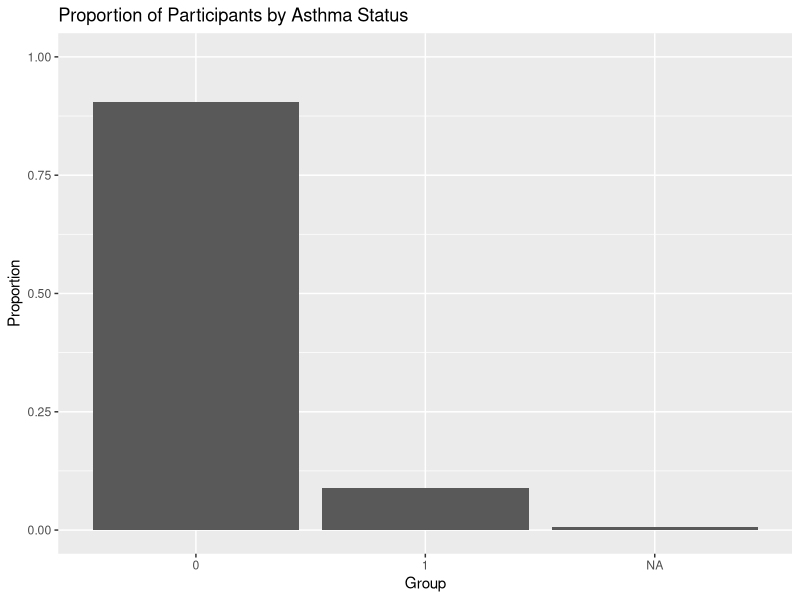
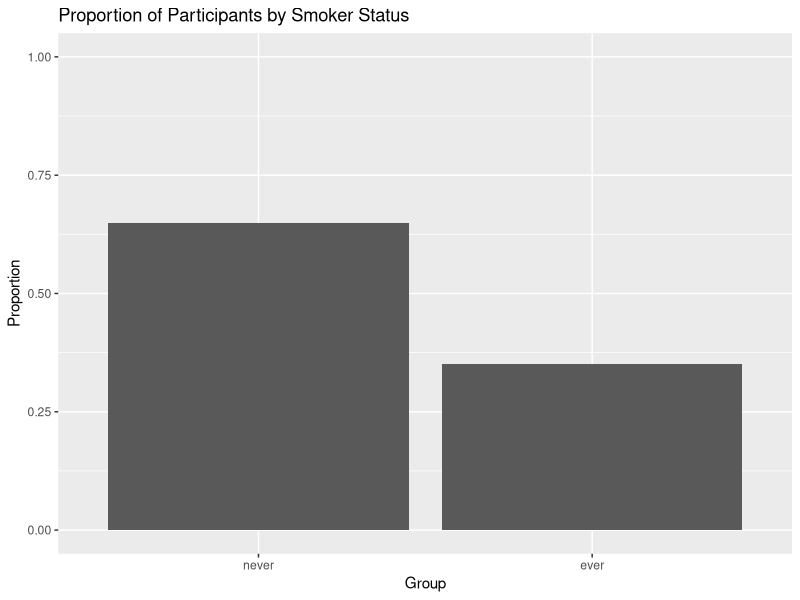
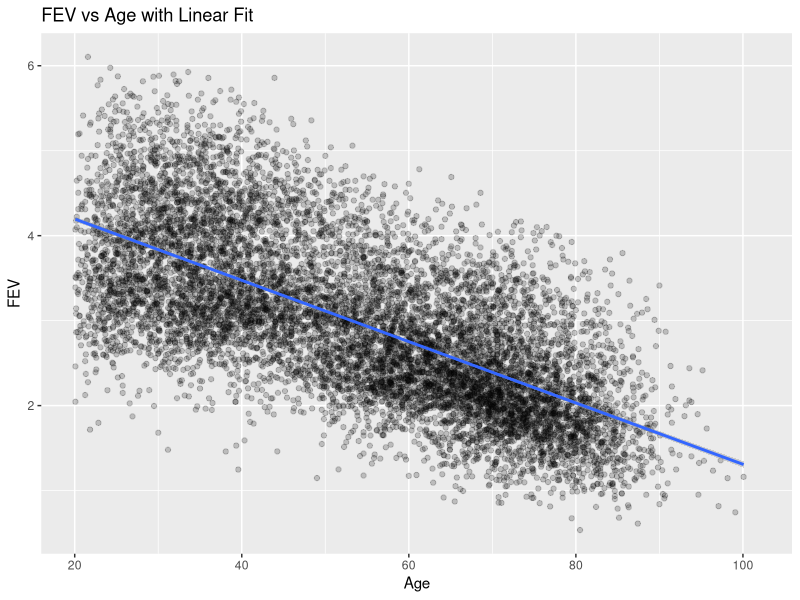
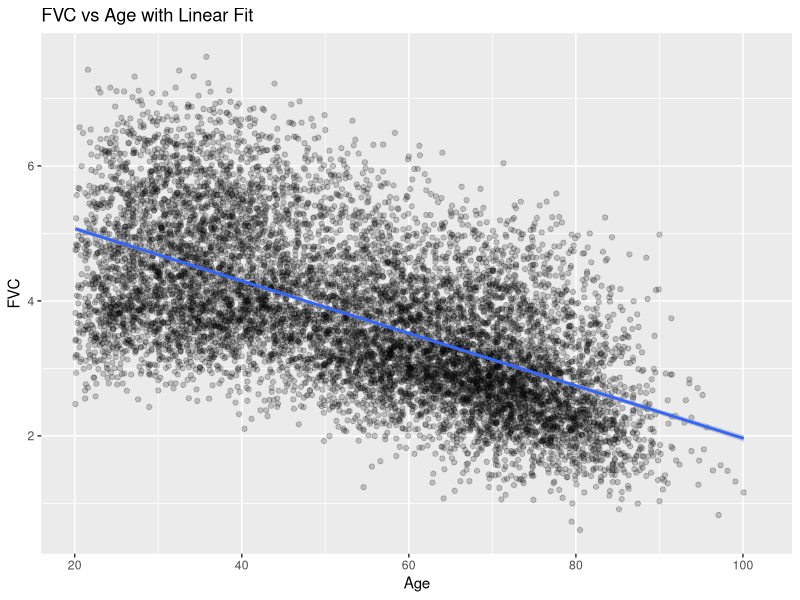
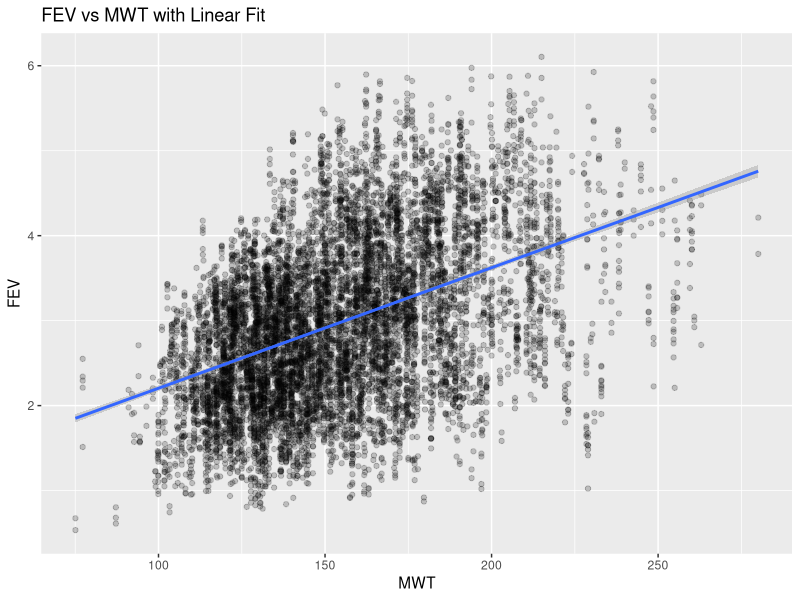
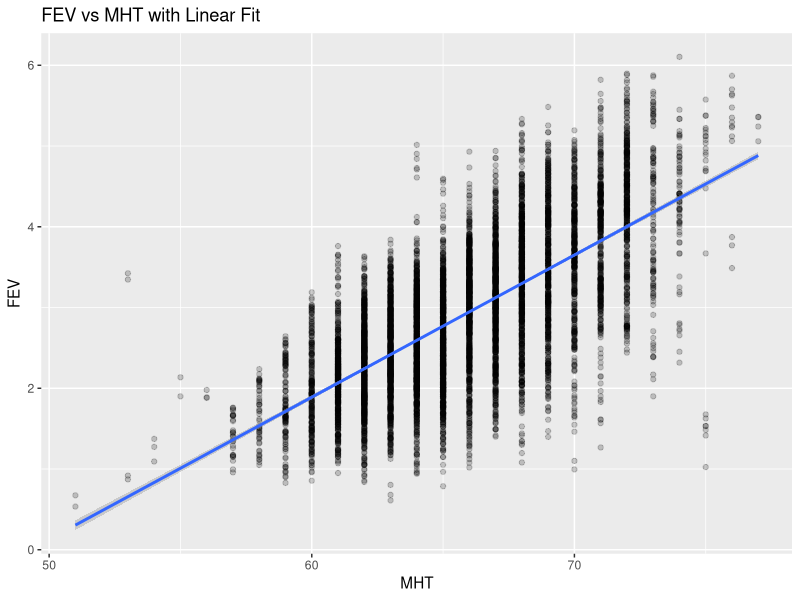
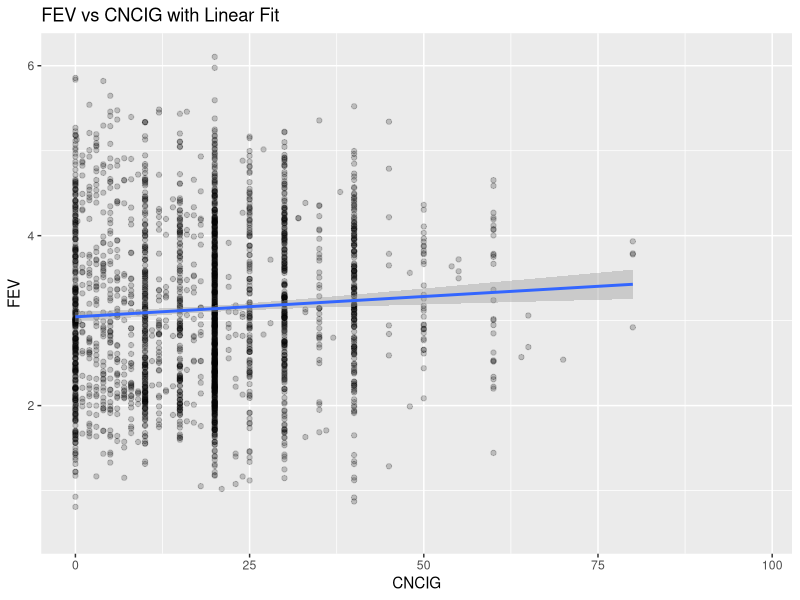

Here is the R script that generated these plots, in order: (Note: this script raises an error after producing the figures.)
library(tidyverse)
library(haven)
library(ggplot2)
library(lme4)

# Load the data
asthma_df <- read_dta("data/family asthma p1 data version2.dta")

# Reshape the data
asthma_tidy_df <- asthma_df %>%
  pivot_longer(
    cols = matches("\\d+$"),           
    names_to = c(".value", "visit"),  
    names_pattern = "([a-z]+)(\\d+)"   
  ) %>%
  select(family, id, visit, everything())

# Print out the columns
columns = colnames(asthma_tidy_df)
columns

# See what is in each of the columns
dim(asthma_tidy_df)
str(asthma_tidy_df)
summary(asthma_tidy_df)

#Cleaning up the data and applying factors
asthma_tidy_df$id <- factor(asthma_tidy_df$id)
asthma_tidy_df$family <- factor(asthma_tidy_df$family)
asthma_tidy_df$sex <- factor(asthma_tidy_df$sex)
asthma_tidy_df$smk <- factor(asthma_tidy_df$smk)
asthma_tidy_df$smkever <- factor(asthma_tidy_df$smkever,
                                 levels = c(0,1),
                                 labels = c("never","ever"))

#Making numeric
asthma_tidy_df$visit <- as.numeric(asthma_tidy_df$visit)

#Confirm
str(asthma_tidy_df$id)
str(asthma_tidy_df$family)
str(asthma_tidy_df$sex)
str(asthma_tidy_df$smk)
str(asthma_tidy_df$visit)

# Cleaning the data, ensures model will view data correctly
asthma_tidy_df <- asthma_tidy_df |>
  dplyr::mutate(
    id = factor(id),
    family = factor(family),
    visit = as.numeric(visit),
    sex = factor(sex),
    smk = factor(smk)
  )


# NA Diagnostics before fitting data, amount of NAs in the data
vars <- c("fev","visit","age","sex","smk","id")
colSums(is.na(asthma_tidy_df[vars]))
nrow(na.omit(asthma_tidy_df[vars]))

sapply(asthma_tidy_df, class)
dplyr::glimpse(asthma_tidy_df)


#Research Question Drives what I should look at
#Question 1 has to do with if asthmatics suffer steeper rates of decline or lower levels of lung function independent of smoking?
#First, I think I should visualize and record asthma and smoking data.

#First, how many unique participants do I have
num_unique_participants <- n_distinct(asthma_tidy_df$id)
cat("The number of unique participants is", num_unique_participants, "\n")

# Ok, now lets take a look at the asthma column
ggplot(asthma_tidy_df, aes(x = factor(asthma))) +
  geom_bar(aes(y = after_stat(prop), group = 1)) +
  scale_y_continuous(limits = c(0, 1)) +
  labs(
    title = "Proportion of Participants by Asthma Status",
    x = "Group", 
    y = "Proportion"
    )

# Ok, now, let's take a look at the smoking data
ggplot(asthma_tidy_df, aes(x = factor(smkever))) +
  geom_bar(aes(y = after_stat(prop), group = 1)) +
  scale_y_continuous(limits = c(0, 1)) +
  labs(
    title = "Proportion of Participants by Smoker Status",
    x = "Group", 
    y = "Proportion"
  )

# Ok, just for the sake of simplicity, I'm going to build a fixed linear model 
# just so I know how to do it for now 
# Fixed Linear Model
fixed_model <- lm(fev ~ 1 + age + mht + mwt + asthma,data=asthma_tidy_df)
summary(fixed_model)   # coefficients, SEs, t-tests, R^2
coef(fixed_model)      # beta-hat
fitted(fixed_model)    # fitted values
residuals(fixed_model) # residuals
confint(fixed_model)   # confidence intervals


# Simple Data Visulizations
# Is there a trend of FEV with Age?
ggplot(asthma_tidy_df, aes(x = age, y = fev)) +
  geom_point(alpha = 0.2) +
  geom_smooth(method = "lm", formula = y ~ x, se = TRUE) +
  labs(title = "FEV vs Age with Linear Fit",
       x = "Age",
       y = "FEV")

# Is there a trend of FVC with Age?
ggplot(asthma_tidy_df, aes(x = age, y = fvc)) +
  geom_point(alpha = 0.2) +
  geom_smooth(method = "lm", formula = y ~ x, se = TRUE) +
  labs(title = "FVC vs Age with Linear Fit",
       x = "Age",
       y = "FVC")

# Is there a trend of FVC with weight?
ggplot(asthma_tidy_df, aes(x = mwt, y = fev)) +
  geom_point(alpha = 0.2) +
  geom_smooth(method = "lm", formula = y ~ x, se = TRUE) +
  labs(title = "FEV vs MWT with Linear Fit",
       x = "MWT",
       y = "FEV")

# Is there a trend of FEV with height?
ggplot(asthma_tidy_df, aes(x = mht, y = fev)) +
  geom_point(alpha = 0.2) +
  geom_smooth(method = "lm", formula = y ~ x, se = TRUE) +
  labs(title = "FEV vs MHT with Linear Fit",
       x = "MHT",
       y = "FEV")

# Is there a trend of FEV with number of cigaretts smoked per day?
ggplot(asthma_tidy_df, aes(x = cncig, y = fev)) +
  geom_point(alpha = 0.2) +
  geom_smooth(method = "lm", formula = y ~ x, se = TRUE) +
  labs(title = "FEV vs CNCIG with Linear Fit",
       x = "CNCIG",
       y = "FEV")

# First mixed affects model below. 
# Response: 2 models. FEV reponse, and FVC response 
# Fixed Effects: asthma, mht, mwt, age 
# Random Effects: (1|id/family), visit (this is time variable), asthma, smkever, smk, cncig 
# The line I would enter in lmer would be 
# fev ~ asthma + mht + mwt + age+ visit + (1|id/family) + (visit|id) + (asthma|id) + (smkever|id) + (smk|id) + (cncig|id)
# Ok, I learned that this model above doesn't make sense for a few reasons.
# Should be (1|family/id), or individuals are nested within families, not the other way around
# (visit|id) can be clarified as (1 + visit|id)
# We don't expect asthma to vary by id (probably not, though some people might be cured), do don't allow it to vary by id at least at this point of basic modeling
# (smkever|id) would not be varying for each patient, though they could start smoking at some point, so leave it out. It is not random effect
# (smk|id) and (cncig|id) doesn't make sense to include as random effect because we don't want to be modeling its variance
# 

# Another mistake I made was that I thought that controlling for smoking meant making it as
# a random effect. After that I thought that leaving it out would be a way to control for it.
# The answer is that I need to leave in the smoking data as fixed effects so that we can see
# how it effects the FEV/FVC.

# New try:
# Response: 2 models. FEV reponse, and FVC response 
# Fixed Effects: asthma, mht, mwt, age, visit, smk, smkever, cncig 
# Random Effects: (1|family/id), visit (this is time variable)
# The line I would enter in lmer would be 
# fev ~ asthma + mht + mwt + age+ visit + smk + smkever + cncig + (1|family/id) + (1+visit|id)
# I found out I also need to include an interaction, asthma*visit is shorthand for asthma + visit + asthma:visit
# fev ~ asthma*visit + mht + mwt + age + smk + smkever + cncig + (1|family/id) + (1+visit|id)

# This model didn't work because the amount of parameters, which I will investigate with the code below
# fit <- lmer(
#   fev ~ asthma*visit + mht + mwt + age + smk + smkever + cncig + (1|family/id) + (1+visit|id),
#   data = asthma_tidy_df,
#   REML = TRUE
# )

# summary(fit)

length(unique(asthma_tidy_df$id))              # how many ids
table(table(asthma_tidy_df$id))                # how many ids have 1 obs, 2 obs, etc.
is.factor(asthma_tidy_df$visit); nlevels(asthma_tidy_df$visit)

nrow(asthma_tidy_df)
lme4::nobs(your_model_fit)  # after fitting
colSums(is.na(model.frame(your_formula, asthma_tidy_df)))

# First, set up simplest model and work from there
m0 <- lmer(fev ~ visit + (1 | id), data = asthma_tidy_df, REML = TRUE)
summary(m0)

#Plot the raw trajectories
ggplot(asthma_tidy_df, aes(x = visit, y = fev, group = id)) +
  geom_line(alpha = 0.1) +
  geom_smooth(aes(group = 1), color = "red", se = FALSE) +
  labs(title = "FEV Trajectories by Patient")

#Plot subject specific fitted lines
ranef_df <- ranef(m0)$id
ranef_df$id <- rownames(ranef_df)
colnames(ranef_df)[1] <- "u_i"

#Plot a few individual fitted trajectories
ggplot(ranef_df, aes(x = u_i)) +
  geom_histogram(bins = 30) +
  labs(title = "Distribution of Random Intercepts",
       x = "Subject-specific deviation")

# Second model
m1 <- lmer(fev ~ visit + (visit|id), data = asthma_tidy_df, REML=TRUE)
summary(m1)

#Plot subject specific fitted lines
ranef_df <- ranef(m1)$id
ranef_df$id <- rownames(ranef_df)
colnames(ranef_df)[1] <- "u_i"

#Plot a few individual fitted trajectories
ggplot(ranef_df, aes(x = u_i)) +
  geom_histogram(bins = 30) +
  labs(title = "Distribution of Random Intercepts",
       x = "Subject-specific deviation")




#Compare models code
m0_ML  <- update(m0, REML = FALSE)
m1_ML <- update(m1, REML = FALSE)
anova(m0_ML, m1_ML)
#Output of this favors random intercept model

#Ok, now to make the model using family, because Dr. Lin said we want to do that as well









